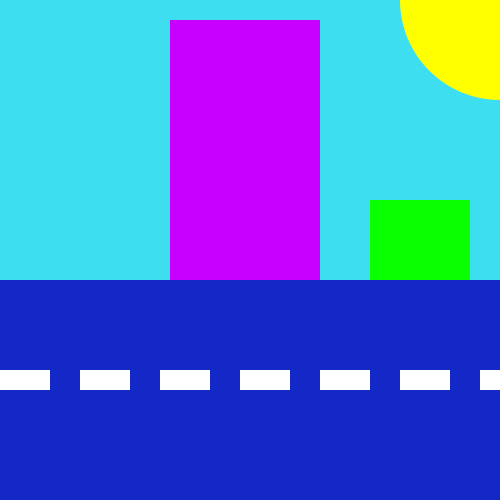
Frame 1 (no input)
Frame 60 (the mouse pressed at the canvas centre just before this capture): identical to frame 1, image omitted
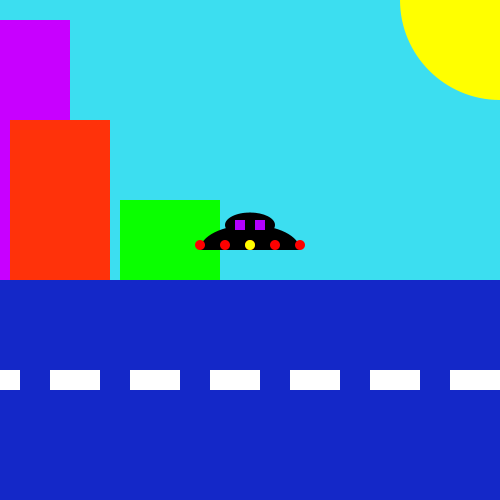
Frame 120 (the mouse held since frame 60 and released just before this capture)

The Processing sketch that drew these frames (run headless with seeded random() and noise(); from frame 60 on, the mouse is pressed at the canvas centre):

// Processing sketch: processing_157805
// ── processing_157805.pde

float saucerWidth;
float saucerHeight = 50;
float ypos = 320;
int savedTime;
int totalTime = 250;
float temp; 


 
void setup() {
  size(500,500);
  smooth();
   
  saucerWidth = saucerHeight * 2;
  savedTime = millis();
  temp = -saucerWidth/2;
  
}
 
void draw() {
  int passedTime = millis() - savedTime;
  background(20,40,200);
  
  noStroke();
  fill(60,222,240);
  rect(0,0,500,280);
  fill(255);
  for (int i = 0; i < 9000; i += 80) {
    rect(-3*mouseX + i, 370, 50, 20);
  }
  
  
  fill(255, 255, 0);
  ellipse(500, 0, 200, 200);
  
  fill(200, 0, 255);
  rect (-(mouseX-170), 20, 150, 260);
  fill(10, 255, 0);
  rect (-(mouseX-370), 200, 100, 80);
  fill(255, 50, 10);
  rect (-(2*mouseX-510), 120, 100, 160);
  fill(200, 0, 255);
 
  noStroke();
  fill(0);
 
   
  
  ellipse(mouseX, mouseY-saucerHeight/2, saucerHeight, saucerHeight/2);
 
 
  arc(mouseX, mouseY, saucerWidth, saucerHeight, PI, TWO_PI);
  fill(180,0,255);
  rect (mouseX + 5, mouseY - 30, 10, 10);
  rect (mouseX - 15, mouseY - 30, 10, 10);
  fill(255, 0, 0);
  ellipse(mouseX + saucerWidth/2, mouseY - 5, 10, 10);
  ellipse(mouseX + saucerWidth/4, mouseY - 5, 10, 10);
  ellipse(mouseX, mouseY - 5, 10, 10);
  ellipse(mouseX - saucerWidth/4, mouseY - 5, 10, 10);
  ellipse(mouseX - saucerWidth/2, mouseY - 5, 10, 10);
  
  fill(255, 255, 0);
  ellipse(mouseX + temp, mouseY - 5, 10, 10);
  
  if (passedTime > totalTime) {
    if (temp >= saucerWidth/2) {
      temp = -saucerWidth/2;
    }
    else {
      temp += saucerWidth/4;
    }
    savedTime = millis();
  }
 
   
}
